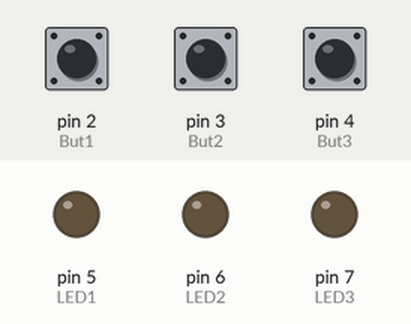
Recording of a sketch running on a simulated Arduino Uno, built with avr-gcc and run on an emulated ATmega328P. Parts: output pins drawn as LEDs (lit = HIGH). Inputs (shaded band) come from the test bench; at power-on: pin 2 (But1) LOW, pin 3 (But2) LOW, pin 4 (But3) LOW.

Above: at 1.2 s.
1.3 s: pin 2 (But1) pulled HIGH for 0.25 s
At 1.56 s:
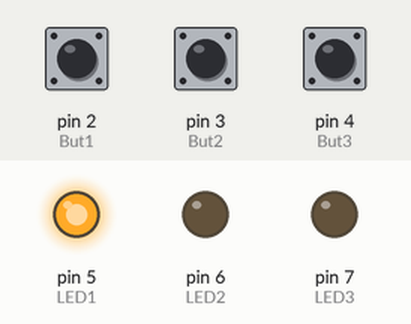
3.1 s: pin 3 (But2) pulled HIGH for 0.25 s
At 3.33 s:
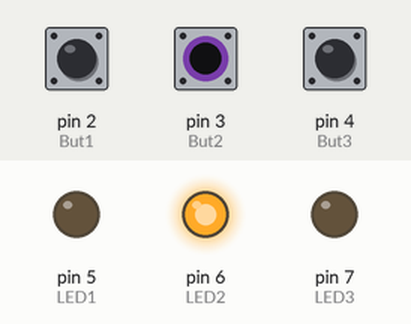
5.0 s: pin 4 (But3) pulled HIGH for 0.25 s
At 5.31 s:
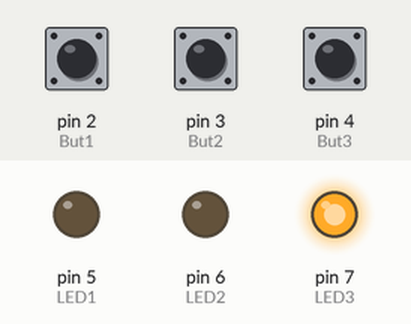
6.9 s: pin 4 (But3) pulled HIGH for 3.2 s
At 10.7 s:
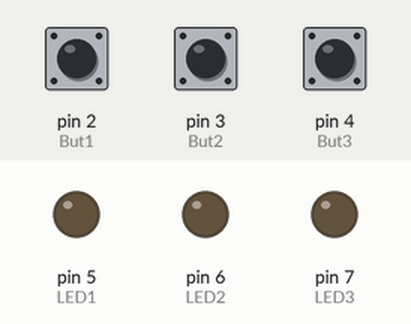
11.6 s: pin 2 (But1) pulled HIGH for 3.2 s
At 12.6 s:
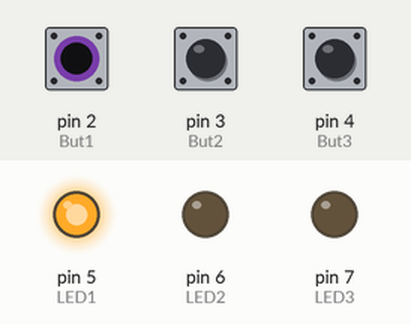
16.4 s: pin 2 (But1) driven HIGH and pin 3 (But2) driven HIGH
At 16.8 s:
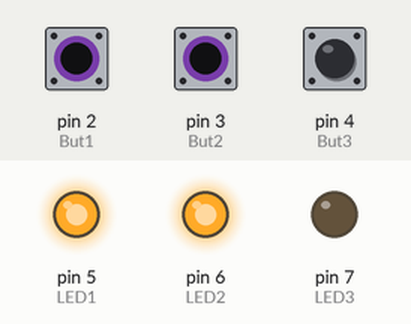
Timing chart, 0 to 18.9 s (numbered marks = the images above; inputs shaded):
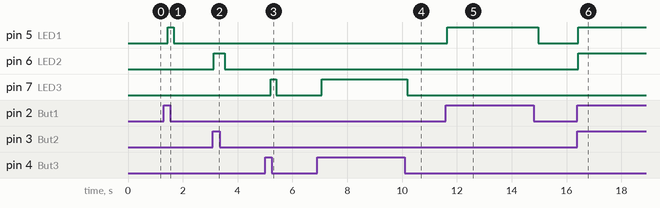

Measured:
- after the input at 1.3 s, pin 5 (LED1): LOW → HIGH after 0.16 s, → LOW 0.21 s later
- after the input at 3.1 s, pin 6 (LED2): LOW → HIGH at once, → LOW 0.42 s later
- after the input at 5.0 s, pin 7 (LED3): LOW → HIGH after 0.20 s, → LOW 0.21 s later
- after the input at 6.9 s, pin 7 (LED3): LOW → HIGH after 0.17 s, → LOW 3.1 s later
- after the input at 11.6 s, pin 5 (LED1): LOW → HIGH after 0.05 s, → LOW 3.3 s later
- after the input at 16.4 s, pin 5 (LED1), pin 6 (LED2): LOW → HIGH at once

The sketch:

Tac_Button_and_LCD.ino
```cpp
#include <Wire.h>
#include <LiquidCrystal_PCF8574.h>


LiquidCrystal_PCF8574 lcd(0x27);

#define But1 2
#define But2 3
#define But3 4
#define LED1 5
#define LED2 6
#define LED3 7

int B1State = 0;
int B2State = 0;
int B3State = 0;
int B1cnt = 0;
int B2cnt = 0;
int B3cnt = 0;

int LB1State = 0;
int LB2State = 0;
int LB3State = 0;

void setup() {
  Wire.begin();
  Wire.beginTransmission(0x27);

  pinMode(But1, INPUT);
  pinMode(But2, INPUT);
  pinMode(But3, INPUT);

  pinMode(LED1, OUTPUT);
  pinMode(LED2, OUTPUT);
  pinMode(LED3, OUTPUT);

  Serial.begin(9600);
}

void loop() {
  B1State = digitalRead(But1);
  B2State = digitalRead(But2);
  B3State = digitalRead(But3);

  if(B1State != LB1State){
    if(B1State == HIGH){
      digitalWrite(LED1, HIGH);
      B1cnt++;
    }
    else{
      digitalWrite(LED1, LOW);
    }
  }

  if(B2State != LB2State){
    B2cnt++;
    if(B2State == HIGH){
      digitalWrite(LED2, HIGH);
    }
    else{
      digitalWrite(LED2, LOW);
    }
  }

  if(B3State != LB3State){
    B3cnt++;
    if(B3State == HIGH){
      digitalWrite(LED3, HIGH);
    }
    else{
      digitalWrite(LED3, LOW);
    }
  }

  LB1State = B1State;
  LB2State = B2State;
  LB3State = B3State;

  char B1res[9];
  char B2res[9];
  char B3res[9];
  itoa(B1cnt, B1res, 10);
  itoa(B2cnt, B2res, 10);
  itoa(B3cnt, B3res, 10);

    lcd.setBacklight(255);
    lcd.home(); lcd.clear();
    lcd.setCursor(0,0);
    lcd.print("CNT");
    lcd.print(B1cnt);
    lcd.print(B2cnt);
    lcd.print(B3cnt);
    delay(100);

  delay(100);

}
```
